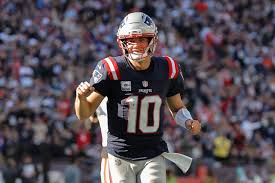
#> input picture data/drakemaye.jpg, 275 x 183 px
$ python blurring.py
#> lines starting #> are read from the running program, lines starting #| are printed output that depends on the picture
import os
import cv2

img = cv2.imread(os.path.join('.','data','drakemaye.jpg'))
#> img is the input picture: shape (183, 275, 3); mean B, G, R 84.6, 76.7, 85.7

#blurring function averaging surronding pixels
k_size=7
img_blur = cv2.blur(img,(k_size,k_size))
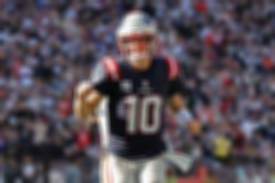
#> img_blur: shape (183, 275, 3); mean B, G, R 84.6, 76.7, 85.7

#bell-curve, smoth looking blur, preserves edges beter
img_gaussian = cv2.GaussianBlur(img,(k_size,k_size),3)

#more sharper, for salt and pepper images
img_median = cv2.medianBlur(img,k_size)
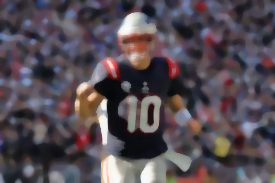
#> img_median: shape (183, 275, 3); mean B, G, R 83.4, 75.7, 85.1

cv2.imshow('img',img)
cv2.imshow('img_blur',img_blur)
cv2.imshow('img_gaussian',img_gaussian)
cv2.imshow('img_median',img_median)
cv2.waitKey(0)
